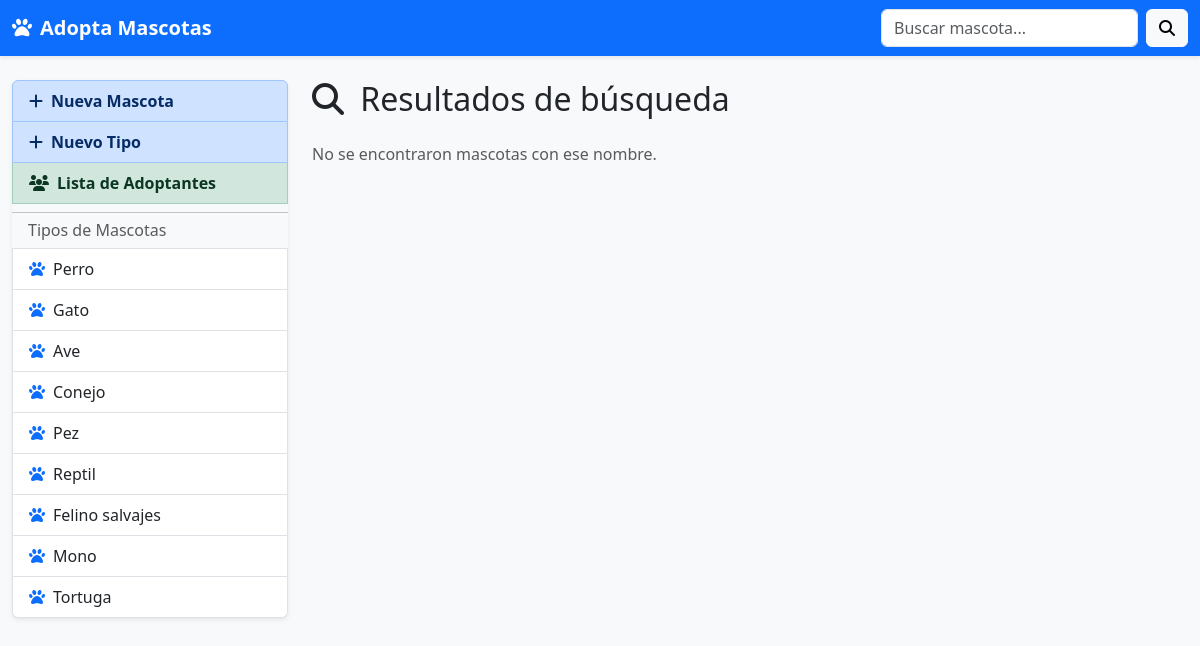
The app's page /buscar with its own data.
### app1/models.py (models this page shows, shortened)
class TipoMascota(models.Model):
    nombre = models.CharField(max_length=64, null=True, blank=True)
    descripcion = models.TextField(max_length=256, null=True, blank=True)

### app1/views.py (the view)
# urls.py: path('buscar',views.buscar,name='buscar'),
def buscar(request):
    tipos = TipoMascota.objects.all()
    resultados = []
    query = ""
    if request.method == "POST":
        query = request.POST.get("filtro")
        resultados = Mascota.objects.filter(nombre__icontains=query)
    return render(request, "busqueda.html", {
        "tipos": tipos,
        "mascotas": resultados,
        "query": query
    })

### app1/templates/busqueda.html (shortened to what this page needs)
{% extends "layout.html" %}
{% block content %}
  <h2 class="mb-4">
    <i class="fa-solid fa-search me-2"></i>
    Resultados de búsqueda
  </h2>
  <div class="row g-4">
    {% for mascota in mascotas %}
      <div class="col-md-6 col-lg-4">
        <div class="card shadow-sm h-100 border-0">
          {% if mascota.foto %}
            <img src="{{ mascota.foto.url }}" class="card-img-top" alt="{{ mascota.nombre }}">
          {% else %}
            <img src="https://via.placeholder.com/400x250?text=Sin+Foto" class="card-img-top">
          {% endif %}
          <div class="card-body">
            <h5 class="card-title">{{ mascota.nombre }}</h5>
            <p class="card-text text-muted">{{ mascota.descripcion|truncatewords:15 }}</p>
          </div>
          <div class="card-footer bg-white border-0">
            <a href="{% url 'app1:detalleMascota' mascota.id %}" class="btn btn-sm btn-primary w-100">
              <i class="fa-solid fa-eye me-1"></i> Ver Detalle
            </a>
          </div>
        </div>
      </div>
    {% empty %}
      <p class="text-muted">No se encontraron mascotas con ese nombre.</p>
    {% endfor %}
  </div>
{% endblock %}

### app1/templates/layout.html (shortened to what this page needs)
<!DOCTYPE html>
<html lang="es">
<head>
  <link href="https://cdn.jsdelivr.net/npm/bootstrap@5.3.0/dist/css/bootstrap.min.css"
        rel="stylesheet"
>
  <link rel="stylesheet"
        href="https://cdnjs.cloudflare.com/ajax/libs/font-awesome/6.3.0/css/all.min.css"
 />
</head>
<body class="bg-light">
  <nav class="navbar navbar-expand-lg navbar-dark bg-primary shadow-sm">
    <div class="container-fluid">
      <a class="navbar-brand fw-bold" href="{% url 'app1:home' %}">
        <i class="fa-solid fa-paw me-2"></i>Adopta Mascotas
      </a>
      <form class="d-flex" role="search" action="{% url 'app1:buscar' %}" method="post">
        <input class="form-control me-2" type="search" name="filtro" placeholder="Buscar mascota..." aria-label="Buscar">
        <button class="btn btn-light" type="submit"><i class="fa-solid fa-search"></i></button>
      </form>
    </div>
  </nav>
  <div class="container-fluid mt-4">
    <div class="row">
      <aside class="col-md-3 mb-3">
        <div class="list-group shadow-sm">
          <a href="{% url 'app1:crearMascota' %}" class="list-group-item list-group-item-action list-group-item-primary fw-bold">
            <i class="fa-solid fa-plus me-2"></i>Nueva Mascota
          </a>
          <a href="{% url 'app1:crearTipo' %}" class="list-group-item list-group-item-action list-group-item-primary fw-bold">
            <i class="fa-solid fa-plus me-2"></i>Nuevo Tipo
          </a>
          <a href="{% url 'app1:listaAdoptantes' %}" class="list-group-item list-group-item-action list-group-item-success fw-bold">
            <i class="fa-solid fa-users me-2"></i>Lista de Adoptantes
          </a>
          <hr class="my-2">
          <h6 class="px-3 text-muted">Tipos de Mascotas</h6>
          {% for tipo in tipos %}
            <a href="{% url 'app1:mascotasxtipo' tipo.id %}" class="list-group-item list-group-item-action">
              <i class="fa-solid fa-paw me-2 text-primary"></i>{{ tipo.nombre }}
            </a>
          {% empty %}
            <p class="px-3 text-muted">No hay tipos aún</p>
          {% endfor %}
        </div>
      </aside>
      <main class="col-md-9">
        {% block content %}{% endblock %}
      </main>
    </div>
  </div>
</body>
</html>

### records on screen
TipoMascota: nombre "Perro"
TipoMascota: nombre "Gato"
TipoMascota: nombre "Ave"
TipoMascota: nombre "Conejo"
TipoMascota: nombre "Pez"
TipoMascota: nombre "Reptil"
TipoMascota: nombre "Felino salvajes"
TipoMascota: nombre "Mono"
TipoMascota: nombre "Tortuga"
